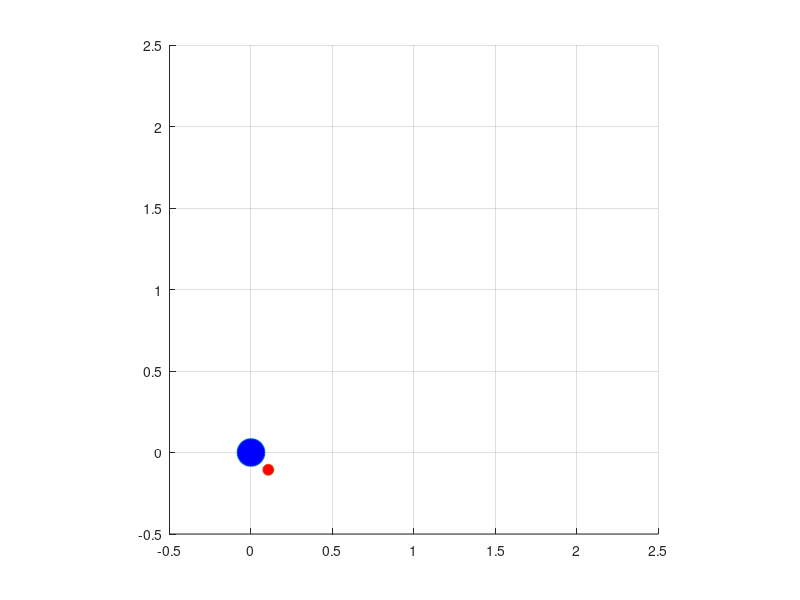

This figure's MATLAB source: (Note: this script raises an error after producing the figure.)
clear;
close all;

dt = 0.02;%%時間刻み=離散時間Tsとして使用
Tfin = 0.30;%シミュレーション終了時間
t1 = [0:dt:Tfin];

u1 = ones(1,length(t1)) * 5;
u2 = ones(1,length(t1)) * 5;

si = zeros(length(t1),3);
si(1,:) = [0 0 -pi/4];%状態ξの初期値を設定

x = si(1,1) + 0.15 * cos(si(1,3));
y = si(1,2) + 0.15 * sin(si(1,3));

hold on;
axis equal;
grid on;

axis([-0.5 2.5 -0.5 2.5])

h = plot(si(1,1),si(1,2), 'o', 'MarkerSize' ,20, 'MarkerFaceColor', 'b');
h2 = plot(x,y,'o', 'MarkerSize' ,8, 'MarkerFaceColor', 'r');

for i = 1:length(t1)-1

    %θ(n),すなわち si(i+1,3) をx(n),y(n)の計算に使う
    si(i+1,3) = si(i,3) + u2(i) * dt;
    si(i+1,1) = si(i,1) + u1(i) * cos(si(i+1,3)) * dt;
    si(i+1,2) = si(i,2) + u1(i) * sin(si(i+1,3)) * dt;

    set(h, 'XData', si(i,1),'YData', si(i,2));
    set(h2, 'XData', si(i,1) + 0.15 * cos(si(i,3)),'YData', si(i,2) + 0.15 * sin(si(i,3)));

    drawnow;

    F = getframe(gcf);
    % RGBデータをインデックス付きデータに変更
    [X,map] = rgb2ind(F.cdata,256);
    if i==1
        pause(2)
        % GIFファイルに書き出し
        imwrite(X,map,'twowheels.gif')
    else
        % 2回目以降は'append'でアニメーションを作成
        imwrite(X,map,'twowheels.gif','WriteMode','append')
    end

end
